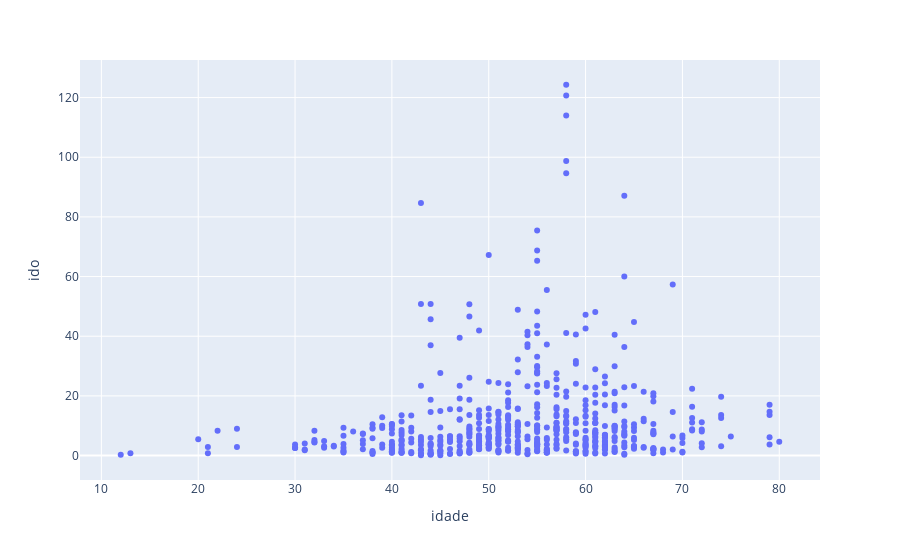

The notebook cell this image was saved under:
### Markdown cell above
#### **3.9. visualização da relação 'idade' e 'ido' em um scatterplot**

### Code cell
# sns.scatterplot(x=dataset['idade'], y=dataset['ido'])
pd.options.plotting.backend = "plotly"
dataset[["idade", "ido"]].plot(kind='scatter', x='idade', y='ido')

### Figure 1 — Plotly figure (JSON) as saved in the notebook; plotly's stock layout.template omitted (floating-point values rounded to 4 significant figures; data arrays with more than 128 entries replaced by an {"elided": "..."} marker saying what was removed)
{"data": [{"hovertemplate": "idade=%{x}<br>ido=%{y}<extra></extra>", "legendgroup": "", "marker": {"color": "#636efa", "symbol": "circle"}, "mode": "markers", "name": "", "orientation": "v", "showlegend": false, "type": "scatter", "x": {"elided": "570 int values"}, "xaxis": "x", "y": {"elided": "570 float values"}, "yaxis": "y"}], "layout": {"legend": {"tracegroupgap": 0}, "margin": {"t": 60}, "xaxis": {"anchor": "y", "domain": [0, 1], "title": {"text": "idade"}}, "yaxis": {"anchor": "x", "domain": [0, 1], "title": {"text": "ido"}}}}
